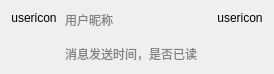
<?xml version="1.0" encoding="UTF-8"?>
<ui version="4.0">
 <class>Form</class>
 <widget class="QWidget" name="Form">
  <property name="geometry">
   <rect>
    <x>0</x>
    <y>0</y>
    <width>274</width>
    <height>66</height>
   </rect>
  </property>
  <property name="windowTitle">
   <string>消息条目</string>
  </property>
  <layout class="QGridLayout" name="gridLayout" columnstretch="0,1,0">
   <property name="horizontalSpacing">
    <number>8</number>
   </property>
   <item row="0" column="0">
    <layout class="QVBoxLayout" name="verticalLayout">
     <item>
      <widget class="QLabel" name="label">
       <property name="cursor">
        <cursorShape>PointingHandCursor</cursorShape>
       </property>
       <property name="text">
        <string>usericon</string>
       </property>
       <property name="alignment">
        <set>Qt::AlignCenter</set>
       </property>
      </widget>
     </item>
     <item>
      <spacer name="verticalSpacer">
       <property name="orientation">
        <enum>Qt::Vertical</enum>
       </property>
       <property name="sizeHint" stdset="0">
        <size>
         <width>20</width>
         <height>98</height>
        </size>
       </property>
      </spacer>
     </item>
    </layout>
   </item>
   <item row="0" column="1">
    <layout class="QVBoxLayout" name="verticalLayout_3" stretch="0,1,0">
     <property name="spacing">
      <number>8</number>
     </property>
     <item>
      <widget class="QLabel" name="label_4">
       <property name="maximumSize">
        <size>
         <width>16777215</width>
         <height>16777215</height>
        </size>
       </property>
       <property name="font">
        <font>
         <pointsize>9</pointsize>
        </font>
       </property>
       <property name="cursor">
        <cursorShape>PointingHandCursor</cursorShape>
       </property>
       <property name="styleSheet">
        <string notr="true">QLabel{color:grey;}</string>
       </property>
       <property name="text">
        <string>用户昵称</string>
       </property>
      </widget>
     </item>
     <item>
      <widget class="QWidget" name="messageContentWidget" native="true"/>
     </item>
     <item>
      <widget class="QLabel" name="label_3">
       <property name="maximumSize">
        <size>
         <width>16777215</width>
         <height>16777215</height>
        </size>
       </property>
       <property name="font">
        <font>
         <pointsize>9</pointsize>
        </font>
       </property>
       <property name="styleSheet">
        <string notr="true">QLabel{color:grey;}</string>
       </property>
       <property name="text">
        <string>消息发送时间，是否已读</string>
       </property>
      </widget>
     </item>
    </layout>
   </item>
   <item row="0" column="2">
    <layout class="QVBoxLayout" name="verticalLayout_2">
     <item>
      <widget class="QLabel" name="label_2">
       <property name="cursor">
        <cursorShape>PointingHandCursor</cursorShape>
       </property>
       <property name="text">
        <string>usericon</string>
       </property>
       <property name="alignment">
        <set>Qt::AlignCenter</set>
       </property>
      </widget>
     </item>
     <item>
      <spacer name="verticalSpacer_2">
       <property name="orientation">
        <enum>Qt::Vertical</enum>
       </property>
       <property name="sizeHint" stdset="0">
        <size>
         <width>20</width>
         <height>40</height>
        </size>
       </property>
      </spacer>
     </item>
    </layout>
   </item>
  </layout>
 </widget>
 <resources/>
 <connections/>
</ui>
